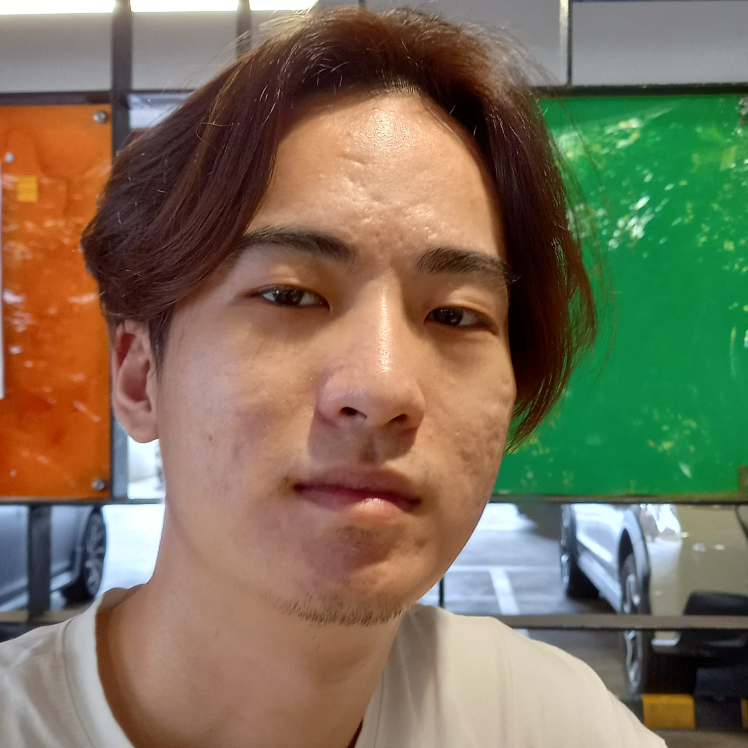
#> input picture Jun Han dataset/Damien_Choo/WhatsApp Image 2022-09-14 at 13.41.52.jpeg, 1496 x 1496 px, found by its file name (shown at 1/2 size); its folder holds only this picture in this run
$ python preprocess_data.py
#> lines starting #> are read from the running program, lines starting #| are printed output that depends on the picture
import cv2
import os

def preprocess_images(input_dir, output_dir, target_size=(300, 300)):
    # Create the output directory if it doesn't exist
    os.makedirs(output_dir, exist_ok=True)

    # Load the Haar Cascade for face detection
    face_cascade = cv2.CascadeClassifier(cv2.data.haarcascades + 'haarcascade_frontalface_default.xml')

    # List all the subdirectories in the input directory
    persons = [d for d in os.listdir(input_dir) if os.path.isdir(os.path.join(input_dir, d))]

    for person in persons:
        person_input_dir = os.path.join(input_dir, person)
        person_output_dir = os.path.join(output_dir, person)
        os.makedirs(person_output_dir, exist_ok=True)

        # List all image files in the person's directory
        image_files = [f for f in os.listdir(person_input_dir) if f.endswith(('.png', '.jpg', '.jpeg'))]

        for i, image_file in enumerate(image_files, start=1):
            # Load the image
            image_path = os.path.join(person_input_dir, image_file)
            image = cv2.imread(image_path)

            # Convert to grayscale
            gray_image = cv2.cvtColor(image, cv2.COLOR_BGR2GRAY)

            # Detect faces in the image
            faces = face_cascade.detectMultiScale(gray_image, scaleFactor=1.1, minNeighbors=5, minSize=(30, 30))

            # If a face is detected, crop the face
            if len(faces) > 0:
                x, y, w, h = faces[0]  # Assuming the first detected face is the target face
                cropped_face = gray_image[y:y+h, x:x+w]

                 # Apply Gaussian blur
                blurred_face = cv2.GaussianBlur(cropped_face, (5, 5), 0)

                # Apply histogram equalization
                equalized_face = cv2.equalizeHist(blurred_face)

                # Resize the cropped face
                resized_face = cv2.resize(equalized_face, target_size)

                # Save the processed face image with a new name
                output_image_path = os.path.join(person_output_dir, f'{i}.png')
                cv2.imwrite(output_image_path, resized_face)

                print(f"Processed {image_file} for {person}")

    print("Preprocessing completed.")

if __name__ == '__main__':
    input_directory = r'C:\Users\JLING\Documents\EE4208_assignment_1\Jun Han dataset'
    output_directory = r'C:\Users\JLING\Documents\EE4208_assignment_1\face_data'
    preprocess_images(input_directory, output_directory)
#> in preprocess_images, image is the input picture: shape (1496, 1496, 3); mean B, G, R 89.6, 112.8, 124.2
#> in preprocess_images, `gray_image = cv2.cvtColor(image, cv2.COLOR_BGR2GRAY)`:
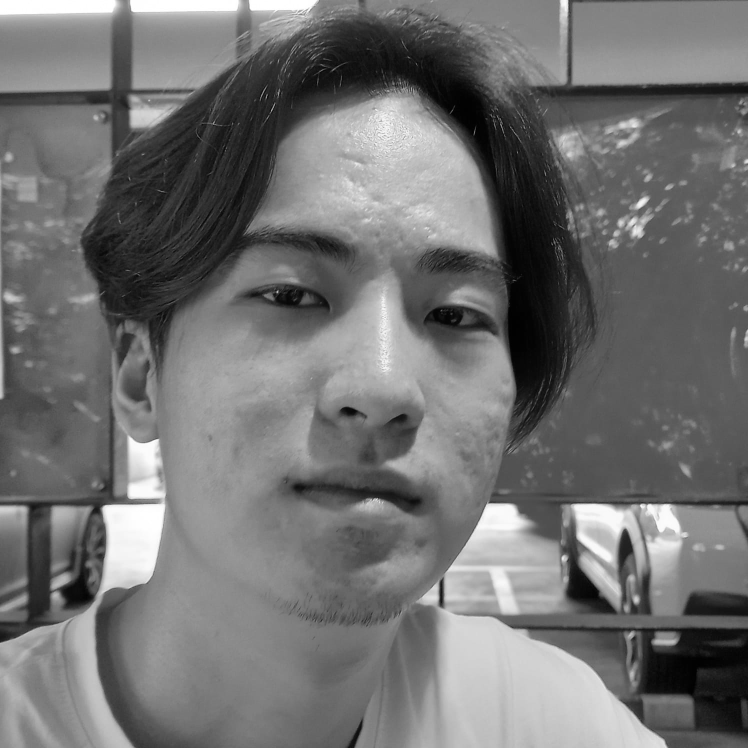
#> gray_image: shape (1496, 1496) (shown at 1/2 size); min 0, max 255, mean 113.6
#> in preprocess_images, `faces = face_cascade.detectMultiScale(gray_image, scaleFactor=1.1, min..`: faces = [[278, 241, 919, 919]]
#> in preprocess_images, `x, y, w, h = faces[0]`: x = 278; y = 241; w = 919
#> in preprocess_images, `cropped_face = gray_image[y:y+h, x:x+w]`:
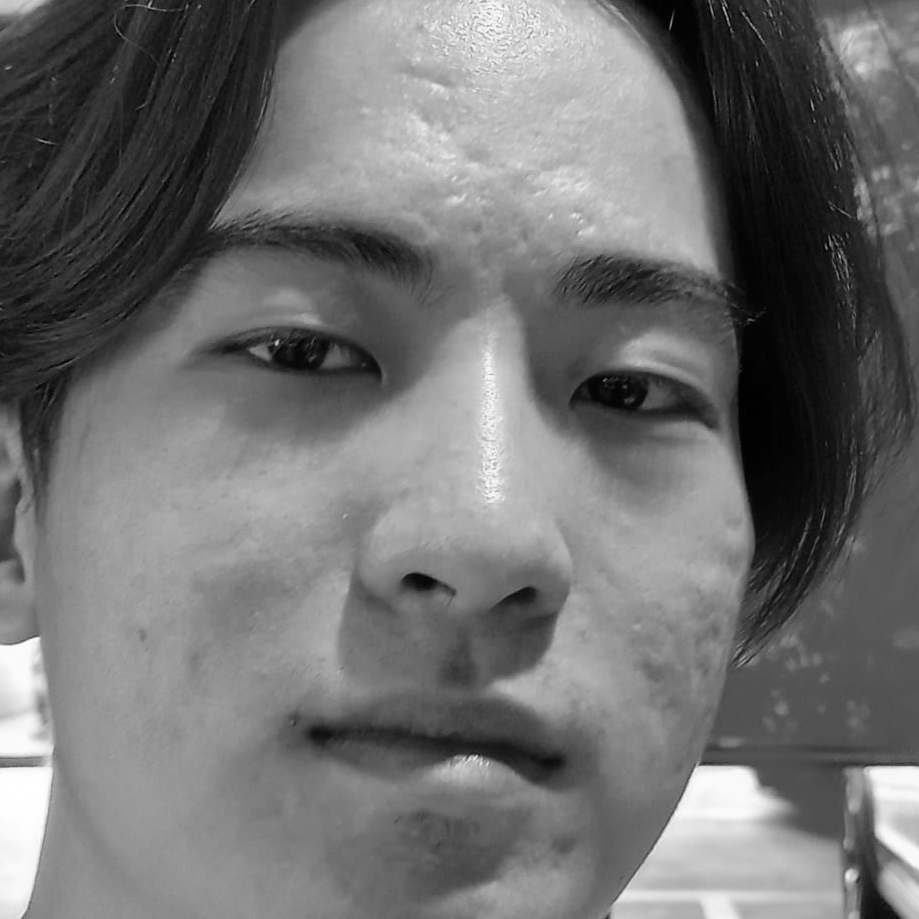
#> cropped_face: shape (919, 919); min 0, max 255, mean 112.6
#> in preprocess_images, `equalized_face = cv2.equalizeHist(blurred_face)`:
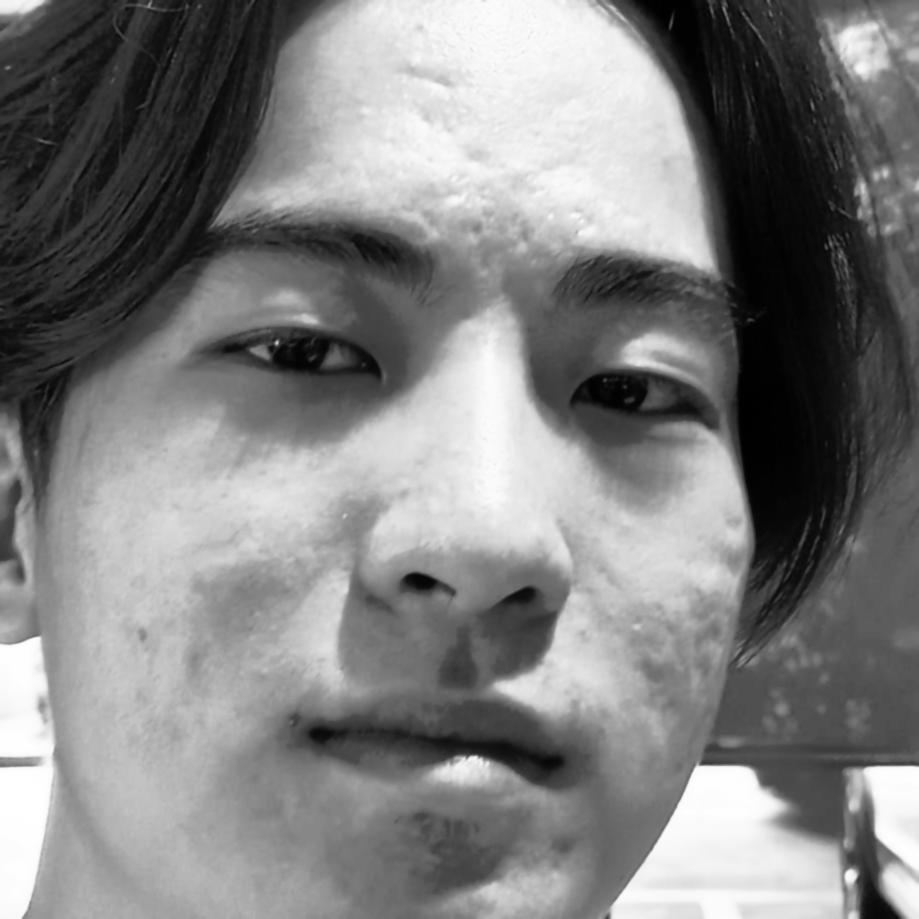
#> equalized_face: shape (919, 919); min 0, max 255, mean 128.1
#> pass 2 of the loop in preprocess_images, `for person in persons:`:
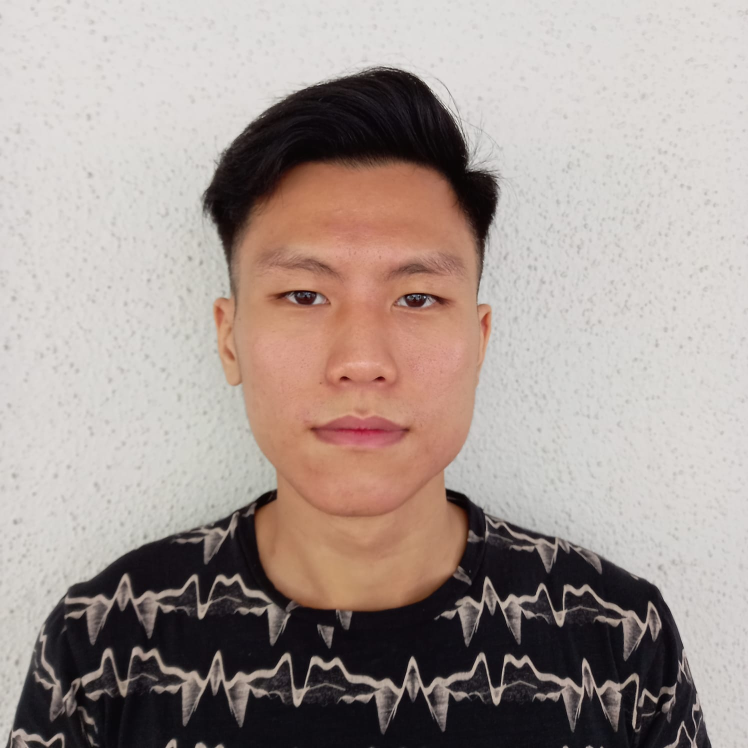
#> input picture Jun Han dataset/Jun_Han/WhatsApp Image 2022-09-14 at 14.10.01.jpeg, 1496 x 1496 px, found by its file name (shown at 1/2 size)
#> in preprocess_images, image is the input picture: shape (1496, 1496, 3); mean B, G, R 147.2, 152.5, 165.2
#> in preprocess_images, `gray_image = cv2.cvtColor(image, cv2.COLOR_BGR2GRAY)`:
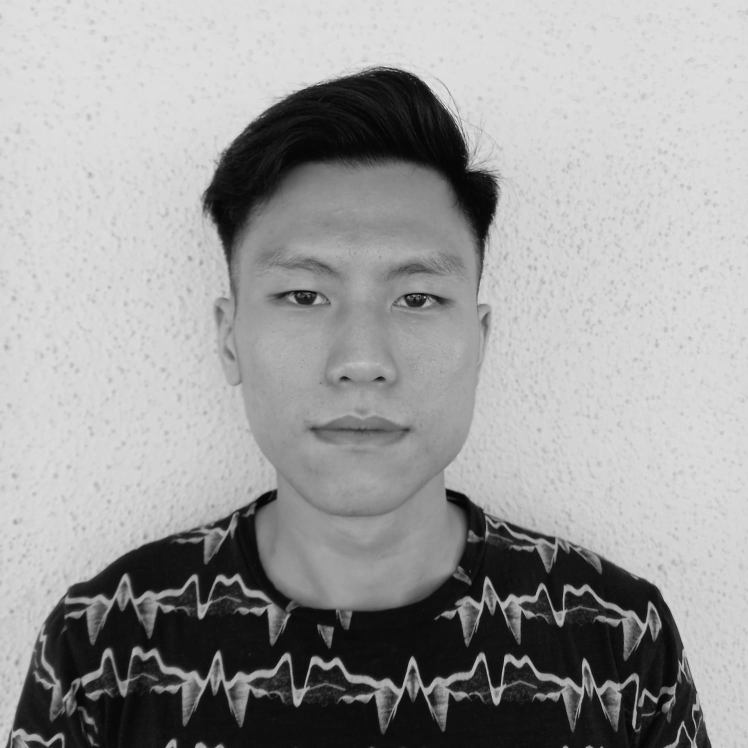
#> gray_image: shape (1496, 1496) (shown at 1/2 size); min 0, max 247, mean 155.7
#> faces = [[268, 1205, 52, 52], [390, 337, 665, 665]]
#> x = 268; y = 1205; w = 52
#> cropped_face: shape (52, 52)
#> blurred_face: shape (52, 52)
#> in preprocess_images, `equalized_face = cv2.equalizeHist(blurred_face)`:
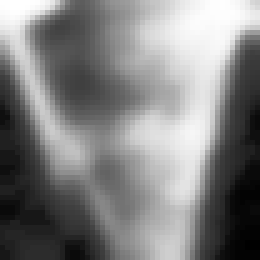
#> equalized_face: shape (52, 52) (shown 5 times larger); min 0, max 255, mean 128.5


if __name__ == '__main__':
    input_directory = r'C:\Users\JLING\Documents\EE4208_assignment_1\Jun Han dataset'
    output_directory = r'C:\Users\JLING\Documents\EE4208_assignment_1\face_data'
    preprocess_images(input_directory, output_directory)
#> pass 2 of the loop in preprocess_images, `for person in persons:`:
